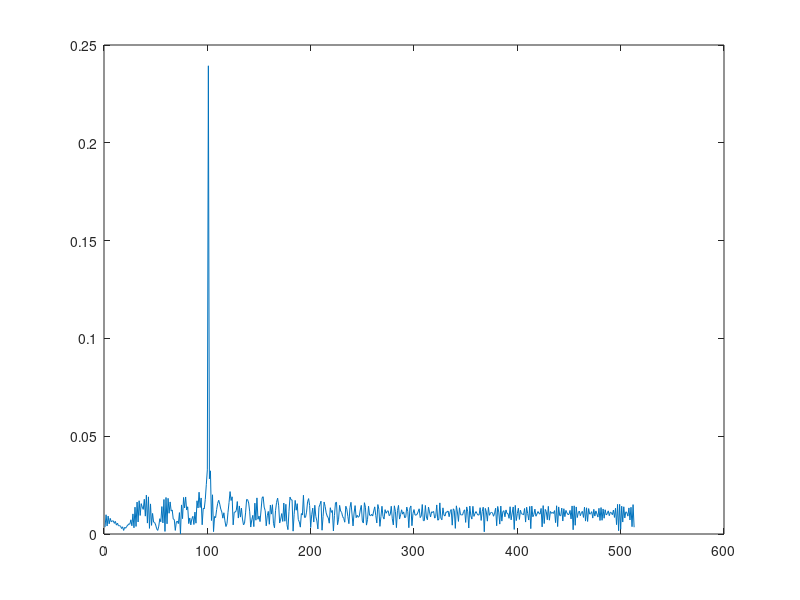

Here is the MATLAB script that generated this plot: (Note: this script raises an error after producing the figure.)
clear all
clc;
%% Radar Specifications

%%%%%%%%%%%%%%%%%%%%%%%%%%%
% Frequency of operation = 77GHz
% Max Range = 200m
% Range Resolution = 1 m
% Max Velocity = 100 m/s
%%%%%%%%%%%%%%%%%%%%%%%%%%%

%speed of light = 3e8
%% User Defined Range and Velocity of target

%TODO : define the target's initial position and velocity. Note : Velocity remains contant
Initial_pos = 100;
constant_velocity = 30;
%% FMCW Waveform Generation

% *%TODO* :
%Design the FMCW waveform by giving the specs of each of its parameters.
% Calculate the Bandwidth (B), Chirp Time (Tchirp) and Slope (slope) of the FMCW
% chirp using the requirements above.
R_Max = 200;
C = 3e8;
Max_Velocity = 100;
Range_resolution = 1;

B_Sweep = C / (2 * Range_resolution);

Tchirp = 5.5 * 2 * R_Max / C;

slope = B_Sweep / Tchirp;

%Operating carrier frequency of Radar 
fc= 77e9;             %carrier freq

                                                          
%The number of chirps in one sequence. Its ideal to have 2^ value for the ease of running the FFT
%for Doppler Estimation. 
Nd=128;                   % #of doppler cells OR #of sent periods % number of chirps

%The number of samples on each chirp. 
Nr=1024;                  %for length of time OR # of range cells

% Timestamp for running the displacement scenario for every sample on each
% chirp
t=linspace(0,Nd*Tchirp,Nr*Nd); %total time for samples


%Creating the vectors for Tx, Rx and Mix based on the total samples input.
Tx = zeros(1,length(t)); %transmitted signal
Rx = zeros(1,length(t)); %received signal
Mix = zeros(1,length(t)); %beat signal

%Similar vectors for range_covered and time delay.
r_t=zeros(1,length(t));
td=zeros(1,length(t));
%% Signal generation and Moving Target simulation
% Running the radar scenario over the time. 

for i=1:length(t)         
    
    
    % *%TODO* :
    %For each time stamp update the Range of the Target for constant velocity. 
    r_t(i) = Initial_pos + constant_velocity * t(i);
    td(i) = 2 * r_t(i) / C;
    % *%TODO* :
    %For each time sample we need update the transmitted and
    %received signal. 
    Tx(i) = cos(2 * pi * (fc * t(i) + (slope * t(i)^2)/2));
    time_diff = t(i) - td(i);
    Rx(i) = cos(2 * pi * (fc * time_diff + (slope * time_diff^2)/2));
    
    % *%TODO* :
    %Now by mixing the Transmit and Receive generate the beat signal
    %This is done by element wise matrix multiplication of Transmit and
    %Receiver Signal
    Mix(i) = Tx(i) * Rx(i);
    
end
%% RANGE MEASUREMENT

 % *%TODO* :
%reshape the vector into Nr*Nd array. Nr and Nd here would also define the size of
%Range and Doppler FFT respectively.
Mix = reshape(Mix, [Nr, Nd]);
 % *%TODO* :
%run the FFT on the beat signal along the range bins dimension (Nr) and
%normalize.
signal_fft = fft(Mix, Nr);

 % *%TODO* :
% Take the absolute value of FFT output
signal_fft_norm = abs(signal_fft/Nr);

 % *%TODO* :
% Output of FFT is double sided signal, but we are interested in only one side of the spectrum.
% Hence we throw out half of the samples.
signal_fft_norm_P1  = signal_fft_norm(1:Nr/2+1);

%plotting the range
figure ('Name','Range from First FFT')
%subplot(2,1,1)

 % *%TODO* :
 % plot FFT output 
plot(signal_fft_norm_P1) 
title('Name','Range from First FFT')
xlabel('Range Normalized')
ylabel('Amplitude')
 
axis ([0 200 0 1]);
%% RANGE DOPPLER RESPONSE
% The 2D FFT implementation is already provided here. This will run a 2DFFT 
% on the mixed signal (beat signal) output and generate a range doppler map.You 
% will implement CFAR on the generated RDM

% Range Doppler Map Generation.

% The output of the 2D FFT is an image that has reponse in the range and
% doppler FFT bins. So, it is important to convert the axis from bin sizes
% to range and doppler based on their Max values.

Mix=reshape(Mix,[Nr,Nd]);

% 2D FFT using the FFT size for both dimensions.
sig_fft2 = fft2(Mix,Nr,Nd);

% Taking just one side of signal from Range dimension.
sig_fft2 = sig_fft2(1:Nr/2,1:Nd);
sig_fft2 = fftshift (sig_fft2);
RDM = abs(sig_fft2);
RDM = 10*log10(RDM) ;

%use the surf function to plot the output of 2DFFT and to show axis in both
%dimensions
doppler_axis = linspace(-100,100,Nd);
range_axis = linspace(-200,200,Nr/2)*((Nr/2)/400);
figure,surf(doppler_axis,range_axis,RDM);
%% CFAR implementation

%Slide Window through the complete Range Doppler Map

% *%TODO* :
%Select the number of Training Cells in both the dimensions.
td = 14;
tr = 10;
% *%TODO* :
%Select the number of Guard Cells in both dimensions around the Cell under 
%test (CUT) for accurate estimation
gd = 10;
gr = 5;

% *%TODO* :
% offset the threshold by SNR value in dB
offset = 3;

% *%TODO* :
%Create a vector to store noise_level for each iteration on training cells
noise_level = zeros(1,1);
signal_cfar = zeros(size(RDM));
[R,D] = size(RDM);


% *%TODO* :
%design a loop such that it slides the CUT across range doppler map by
%giving margins at the edges for Training and Guard Cells.
%For every iteration sum the signal level within all the training
%cells. To sum convert the value from logarithmic to linear using db2pow
%function. Average the summed values for all of the training
%cells used. After averaging convert it back to logarithimic using pow2db.
%Further add the offset to it to determine the threshold. Next, compare the
%signal under CUT with this threshold. If the CUT level > threshold assign
%it a value of 1, else equate it to 0.
total_grid_size = ((2*tr + 2*gr + 1) * (2*td + 2*gd + 1));
total_guard_cell_size = ((2*gr + 1) * (2*gd + 1));
total_training_cells = total_grid_size - total_guard_cell_size;

   % Use RDM[x,y] as the matrix from the output of 2D FFT for implementing
   % CFAR
for i = 1 : (R - (2*tr + 2*gr))
    for j = 1 : (D - (2*td + 2*gd))
        signal_values_under_grid = RDM(i : i + 2 * (tr+gr), j : j + 2 * (td+gd));
        signal_values_under_grid(tr : tr + 2 * gr, td : td + 2 * gd) = 0;
        total_noise_linear = sum(db2pow(signal_values_under_grid(:)));
        noise_level = total_noise_linear / total_training_cells;
        threshold = noise_level * offset;
        threshold = pow2db(threshold);
        cut_signal = RDM(i + tr + gr, j + td + gd);
        
        if (cut_signal > threshold)
            signal_cfar(i + tr + gr, j + td + gd) = 1;
        end
    end
end




% *%TODO* :
% The process above will generate a thresholded block, which is smaller 
%than the Range Doppler Map as the CUT cannot be located at the edges of
%matrix. Hence,few cells will not be thresholded. To keep the map size same
% set those values to 0. 
 








% *%TODO* :
%display the CFAR output using the Surf function like we did for Range
%Doppler Response output.
figure,surf(doppler_axis,range_axis,signal_cfar);
colorbar;